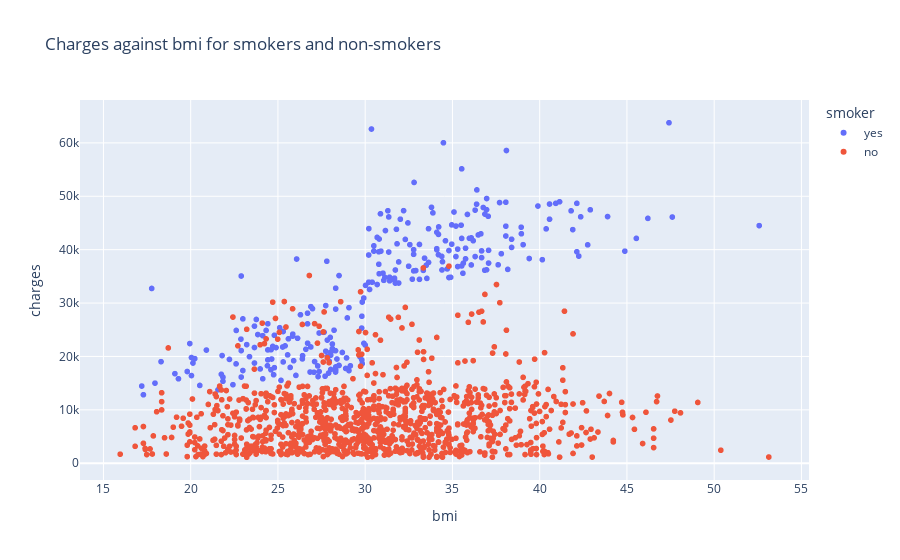

Here is the notebook cell this chart was saved with:
### Markdown cell above
Now, let's take a look at the _bmi_ column against the _charges._

### Code cell
fig6 = px.scatter(medical_df, x='bmi', y='charges', color='smoker', title='Charges against bmi for smokers and non-smokers')
fig6.show()

### Figure 1 — Plotly figure (JSON) as saved in the notebook; plotly's stock layout.template omitted (floating-point values rounded to 4 significant figures; data arrays with more than 128 entries replaced by an {"elided": "..."} marker saying what was removed)
{"data": [{"hovertemplate": "smoker=yes<br>bmi=%{x}<br>charges=%{y}<extra></extra>", "legendgroup": "yes", "marker": {"color": "#636efa", "symbol": "circle"}, "mode": "markers", "name": "yes", "showlegend": true, "type": "scattergl", "x": {"elided": "274 float values"}, "xaxis": "x", "y": {"elided": "274 float values"}, "yaxis": "y"}, {"hovertemplate": "smoker=no<br>bmi=%{x}<br>charges=%{y}<extra></extra>", "legendgroup": "no", "marker": {"color": "#EF553B", "symbol": "circle"}, "mode": "markers", "name": "no", "showlegend": true, "type": "scattergl", "x": {"elided": "1064 float values"}, "xaxis": "x", "y": {"elided": "1064 float values"}, "yaxis": "y"}], "layout": {"legend": {"title": {"text": "smoker"}, "tracegroupgap": 0}, "title": {"text": "Charges against bmi for smokers and non-smokers"}, "xaxis": {"anchor": "y", "domain": [0, 1], "title": {"text": "bmi"}}, "yaxis": {"anchor": "x", "domain": [0, 1], "title": {"text": "charges"}}}}
